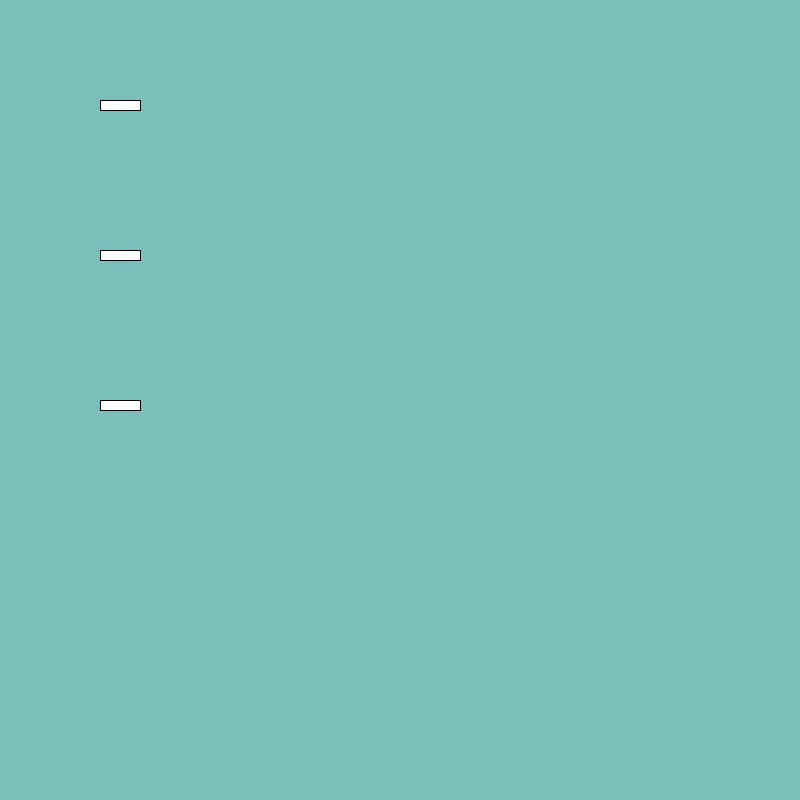
Frame 1 (no input)
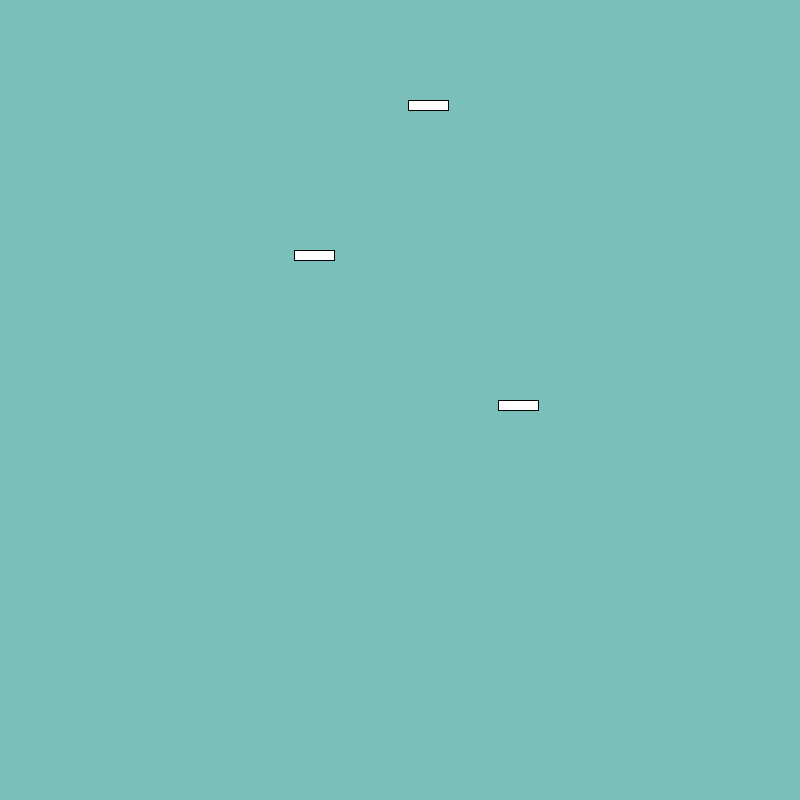
Frame 60 (the mouse pressed at the canvas centre just before this capture)
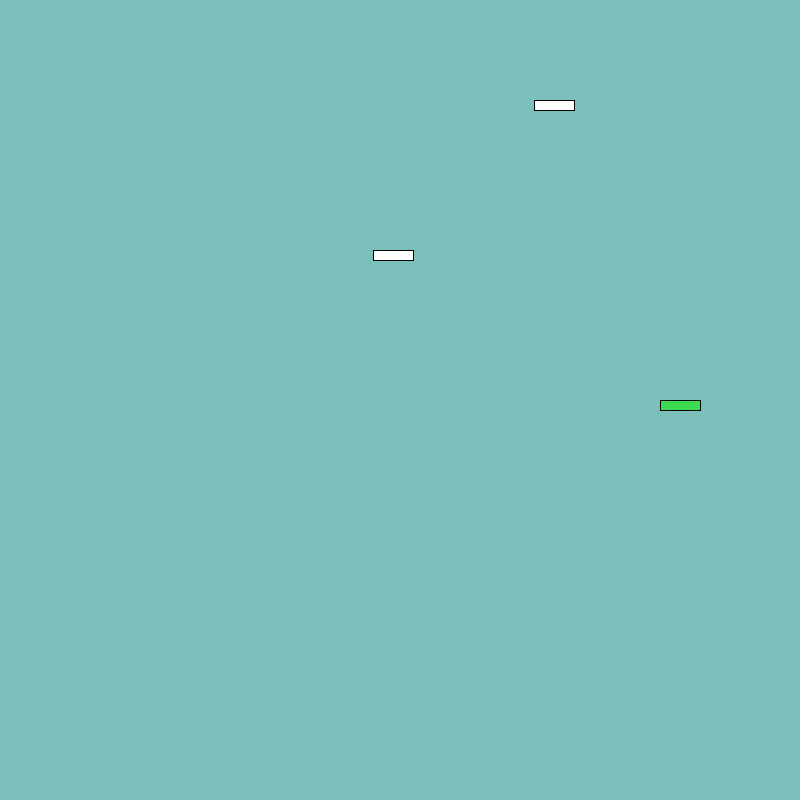
Frame 120 (the mouse held since frame 60 and released just before this capture)

The Processing sketch that drew these frames (run headless with seeded random() and noise(); from frame 60 on, the mouse is pressed at the canvas centre):

// Processing sketch: processing_167332
// ── processing_167332.pde

Car car1;
Car car2;
Car car3;
 
void setup(){
  size(800,800);
  car1 = new Car(100);
  car2 = new Car(250);
  car3 = new Car(400);
}
void draw(){
  background(123,191,187);
 
  car1.display();
  car1.move();
  car2.display();
  car2.move();
  car3.display();
  car3.move();
   
    if (car1.x > width-20 || car1.x <0 ||
      car2.x > width-20 || car2.x <0 ||
      car3.x > width-20 || car3.x <0 ) {
      car1.speed = car1.speed*-1;
      car2.speed = car2.speed*-1;
      car3.speed = car3.speed*-1;
}
 
}
 
class Car {
  float x;
  int y;
  float speed;
  int r;
  int g;
  int b;
   
  Car(int a) {
    y = a;
    x = 100;
    r = 255;
    g = 255;
    b = 255;
    speed = random(2,7);
 
  }
  void display(){
    if (x > width-20 || x < 0){
    r = int(random(255));
    g = int(random(255));
    b = int(random(255));
    }
    fill(r,g,b);
    rect(x,y,40,10);
     
 
  }
  void move(){
     x = x + (speed);
   }
    
}
     
